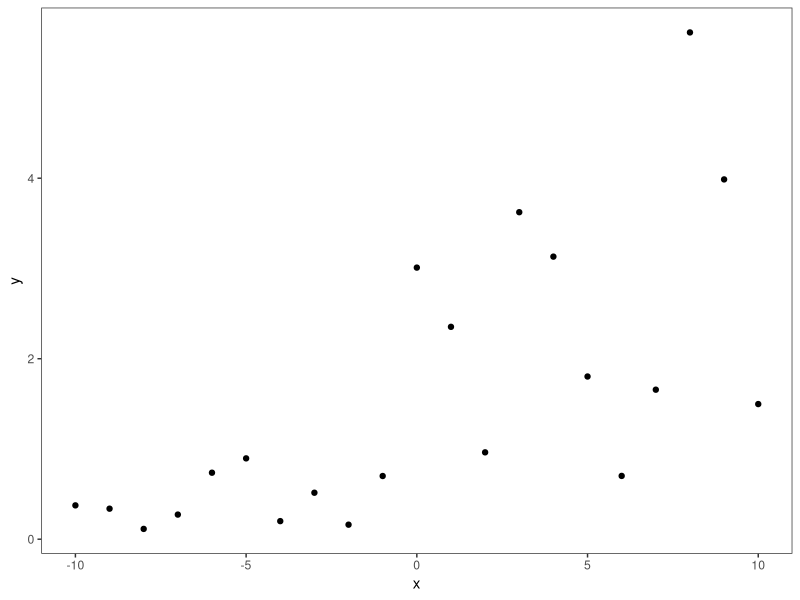
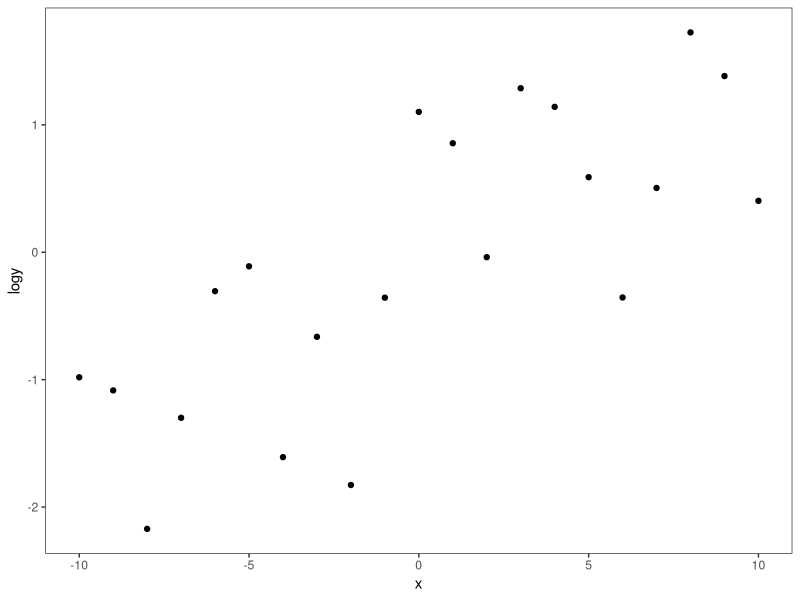
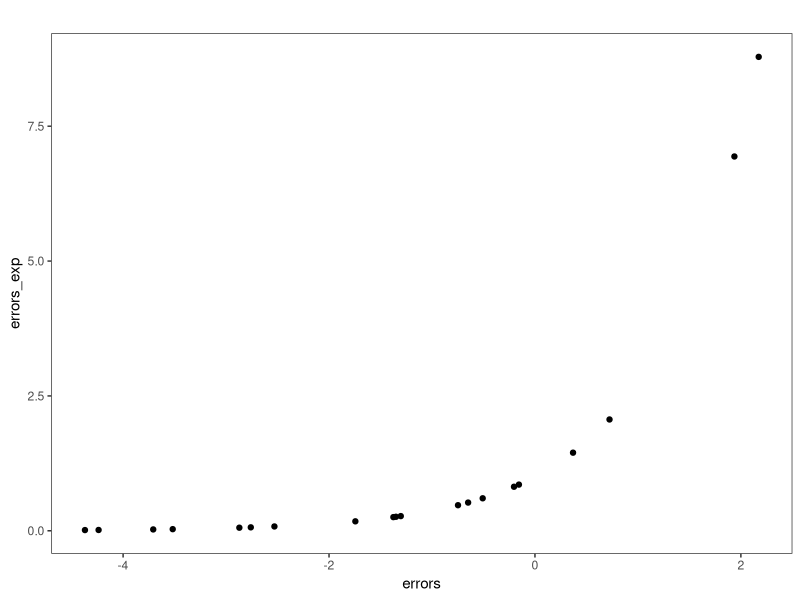
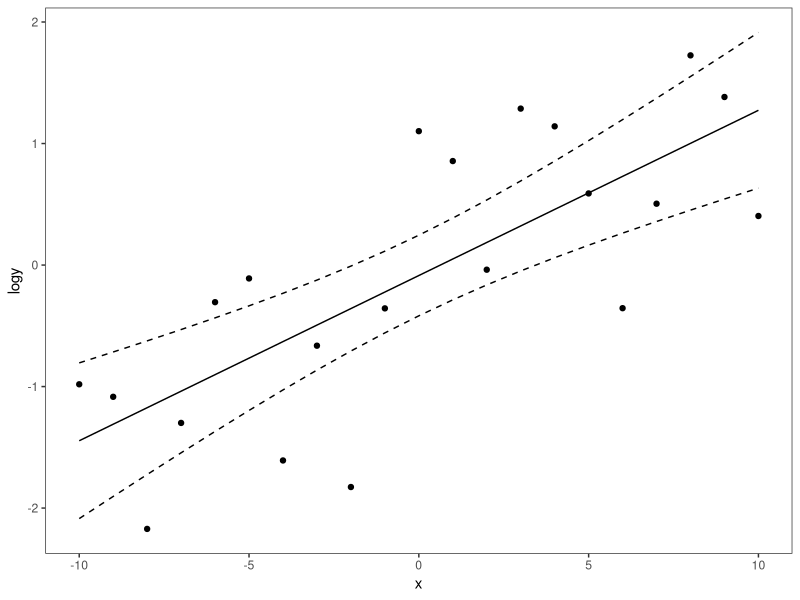
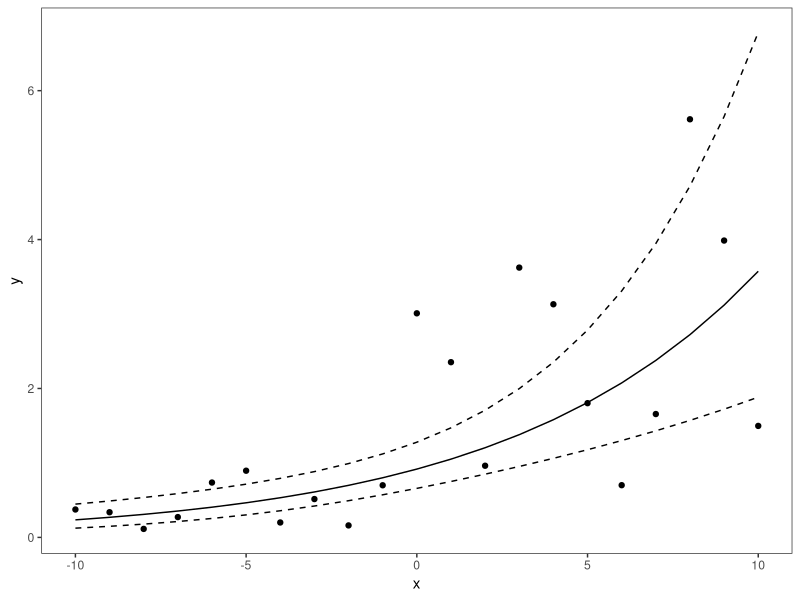
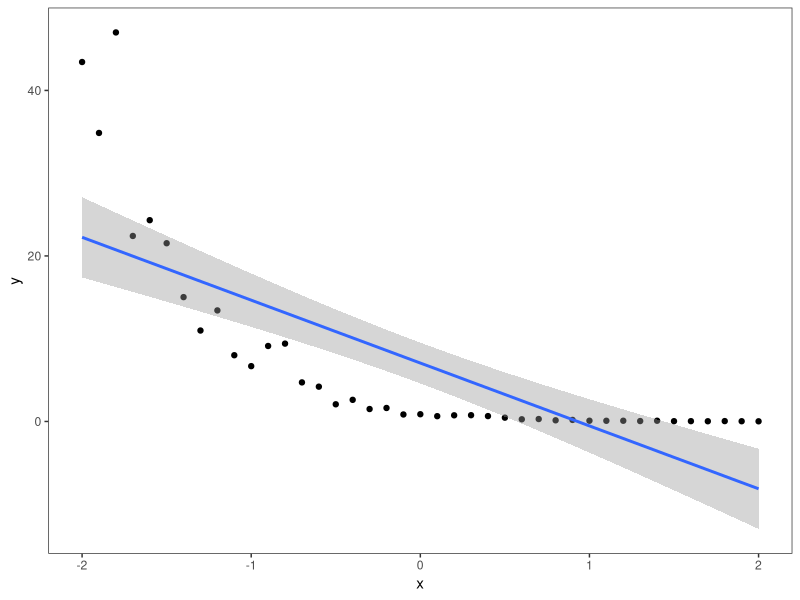
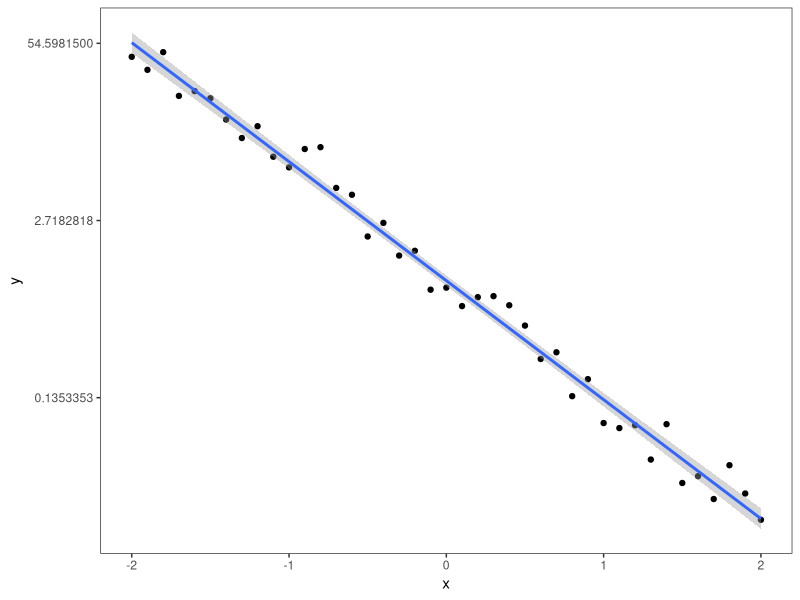
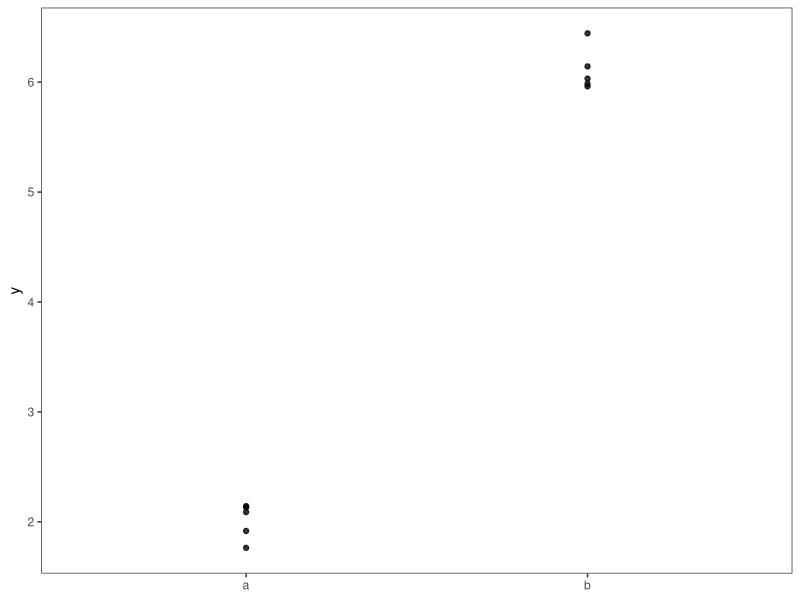

The R source for these figures, in order:
## ---- chunk 1
library(tidyverse);library(knitr)
mytheme <- theme_bw() + theme(panel.grid = element_blank())

## ---- chunk 2
set.seed(10)
df_log1 <- tibble(x = seq(-10,10, by = 1))|>
  mutate(e = rnorm(n(), 0, 1),
         y = exp(0.1*x + e),
         logy = log(y))


ggplot(df_log1, aes(x,y))+
  geom_point()+
  mytheme

ggplot(df_log1, aes(x,logy))+
  geom_point()+
  mytheme
## ---- chunk 3
log1_lm <- lm(data=df_log1, logy~x)

tibble(Term = c("Intercept", "Slope"),
       "Model (log) Scale" =  c(coef(log1_lm)[1],coef(log1_lm)[2]), 
       "Response Scale" = c(exp(coef(log1_lm)[1]),exp(coef(log1_lm)[2])), 
       "% Change/Unit Change X" = 100*(`Response Scale`-1))|>
  kable()

## ---- chunk 4
errors_df <- tibble(errors = rnorm(20, 0, 2))|>
  mutate(errors_exp = exp(errors))

ggplot(errors_df, aes(x = errors, y = errors_exp))+
  geom_point()+
  mytheme+ggtitle("")


## ---- chunk 5
log1_preds <- df_log1|>
  mutate(preds = predict(log1_lm, se.fit = TRUE)$fit, 
         se = predict(log1_lm, se.fit = TRUE)$se.fit,
         upper_95CI = preds + se*1.96,
         lower_95CI = preds - se*1.96)

ggplot(log1_preds)+
  geom_point(aes(x = x, y = logy))+
  geom_line(aes(x = x, y = preds))+
  geom_line(aes(x = x, y = upper_95CI), linetype = "dashed")+
  geom_line(aes(x = x, y = lower_95CI), linetype = "dashed")+
  mytheme


ggplot(log1_preds)+
  geom_point(aes(x = x, y = y))+ #back to original y
  geom_line(aes(x = x, y = exp(preds)))+
  geom_line(aes(x = x, y = exp(upper_95CI)), linetype = "dashed")+
  geom_line(aes(x = x, y = exp(lower_95CI)), linetype = "dashed")+
  mytheme
## ---- chunk 6

df_l <- tibble(x = seq(-2,2, by = 0.1))|>
  mutate(e = rnorm(n(), 0,0.3), 
         y = exp(-2*x + e))

ggplot(df_l, aes(x = x, y = y))+
  geom_point()+
  mytheme+geom_smooth(method = "lm")

ggplot(df_l, aes(x = x, y = y))+
  geom_point()+geom_smooth(method = "lm")+
  mytheme+
  scale_y_continuous(trans = "log")
## ---- chunk 7

df_sim <- tibble(x = rep(c(0,1), 5))|>
  mutate(e = rnorm(n(), 0, 0.2),
         y = 2+4*x + e, 
         ab = ifelse(x == 0, "a", "b"))

ggplot(df_sim, aes(x = ab, y = y))+
  geom_point(alpha = 0.8)+
  mytheme+theme(axis.title.x = element_blank())
  
## ---- chunk 8
lm_df<-lm(data = df_sim, y~ab)
coef(lm_df)
## ---- chunk 9

df_sim2 <- tibble(x = rep(c(0,1,1.25), 5))|>
  mutate(e = rnorm(n(), 0, 0.2),
         y = 2+4*x + e, 
         ab = ifelse(x == 0, "a",ifelse(x == 1, "b", "c")))

ggplot(df_sim2, aes(x = ab, y = y))+
  geom_point(alpha = 0.8)+
  mytheme+theme(axis.title.x = element_blank())
## ---- chunk 10
lm_df2 <- lm(data = df_sim2, y ~ ab)
coef(lm_df2)
## ---- chunk 11
mr_df1 <- tibble(x = seq(20,-20, length.out = 20),
                 z = seq(1,5, length.out = 20))|>
  mutate(e = rnorm(n(), 0, 8),
         y = 16 + 2.5*x + -6*z +e)

ggplot(mr_df1, aes(x = x, y = y))+
  geom_point()

ggplot(mr_df1, aes(x = z, y = y, color = x))+
  geom_point()
mr_lm1 <- lm(data = mr_df1, y ~ x + z)
summary(mr_lm1)

## ---- chunk 12
length_seq <- 40
mr_df1 <- tibble(x = seq(3,-1, length.out = length_seq),
                 z = runif(length_seq,1,10))|>
  mutate(e = rnorm(n(), 0, 0.2),
         y = 2 + 0.5*x + -1*z +e)

ggplot(mr_df1, aes(x = x, y = y))+
  geom_point()

ggplot(mr_df1, aes(x = z, y = y, color = x))+
  geom_point()

mr_lm1 <- lm(data = mr_df1, y ~ x + z)
summary(mr_lm1)
## ---- chunk 13
range(mr_df1$z)
new_data <- tibble(z = c(2,5,8))|>
  expand_grid(x = mr_df1$x)


  pred_df <- tibble(preds = predict(mr_lm1, newdata = new_data))|>bind_cols(new_data)|>
    mutate(z = as_factor(z))

ggplot()+
  geom_line(data = pred_df, aes(x = x, y = preds, color = z), linewidth = 1.1)+
  geom_point(data = mr_df1, aes(x = x, y = y))+
  labs(y = "Y", x = "X")+
  theme_bw()+theme(panel.grid = element_blank())

## ---- chunk 14
ggplot()+
  geom_line(data = pred_df, aes(x = x, y = preds, color = z), linewidth =1.1)+
  geom_point(data = mr_df1, aes(x = x, y = y))+
  labs(y = "Y", x = "X")+
  theme_bw()+theme(panel.grid = element_blank())+
  geom_hline(yintercept = c(0,-3), linetype = "dashed", linewidth = 1.1)+geom_vline(xintercept = 0, color = "orange", linetype = "dashed", linewidth = 1.1)
## ---- chunk 15
length_seq <- 80
mr_df1 <- tibble(x = seq(3,-1, length.out = length_seq),
                 z = runif(length_seq,1,10))|>
  mutate(xz = x*z,
         e = rnorm(n(), 0, 0.2),
         y = 2 + 0.5*x + -1*z +0.3*xz + e)

ggplot(mr_df1, aes(x = x, y = y))+
  geom_point()

ggplot(mr_df1, aes(x = x, y = y, color = xz))+
  geom_point()

mr_lmint <- lm(data = mr_df1, y ~ x + z + x:z)
summary(mr_lmint)
## ---- chunk 16

  pred_dfint <- tibble(preds = predict(mr_lmint, newdata = new_data))|>bind_cols(new_data)|>
    mutate(z = as_factor(z))

ggplot()+
  geom_line(data = pred_dfint, aes(x = x, y = preds, color = z), linewidth = 1.1)+
  geom_point(data = mr_df1, aes(x = x, y = y))+
  labs(y = "Y", x = "X")+
  theme_bw()+theme(panel.grid = element_blank())

